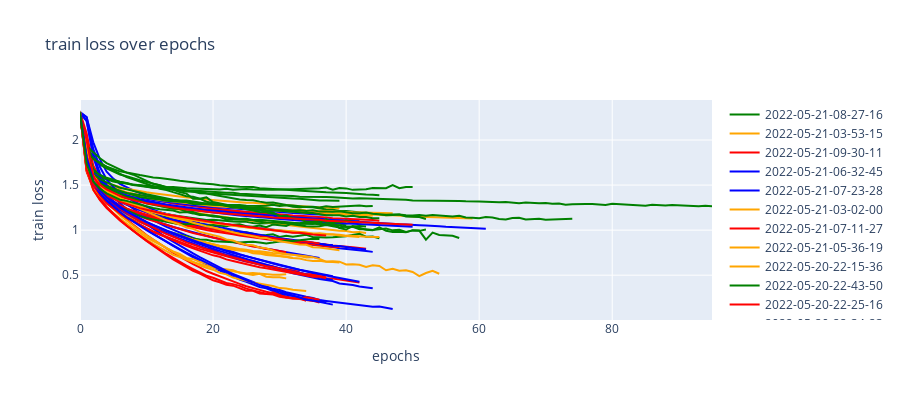
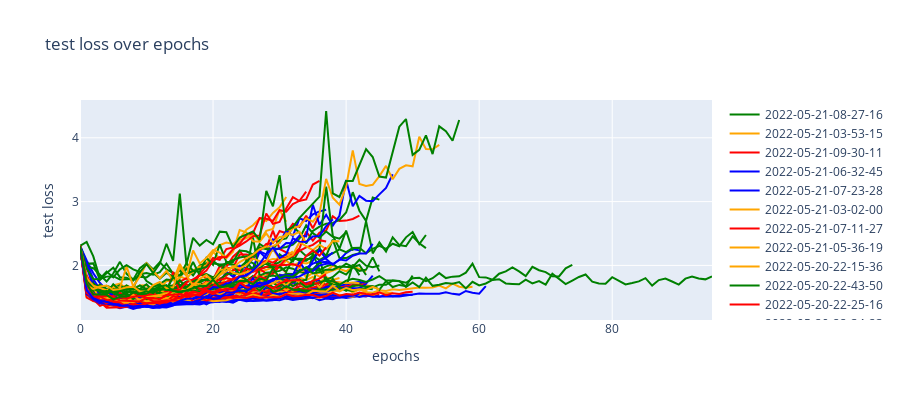
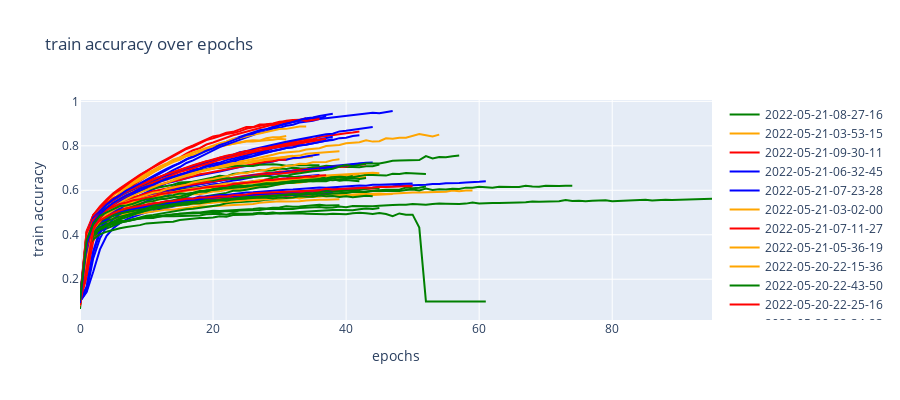
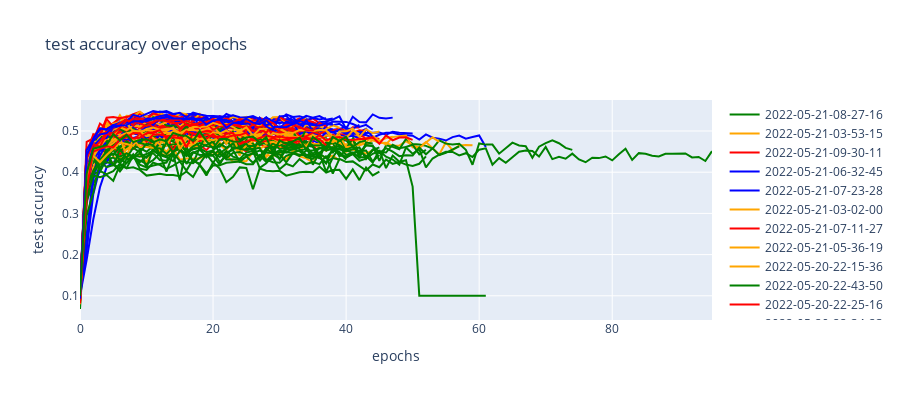

Here is the notebook cell these charts were saved with, in order:
### Markdown cell above
#### MLP metrics development

### Code cell
def show_training(df, variant, columns):
    if variant:
        df = df.loc[df["variant"]==variant]
    for col in columns:
        show_training_single_plot(df, variant, col)

    
def show_training_single_plot(df, variant, col):
    '''Visualize training of a single metric'''
    if variant:
        df = df.loc[df["variant"]==variant]
        
    color_dict = {0.2:"green", 0.1:"orange", 0.05:"red", 0.02:"blue"}
    df["color_lr"] = df["learning_rate"].apply(lambda x: color_dict[x])

    fig = go.Figure()
    # Add traces
    for name in set(df["name"]):
        fig.add_trace(go.Scatter(x=df[df["name"]==name]._step, 
                                 y=df[df["name"]==name][col], 
                                 mode='lines',
                                 marker_color= list(set(df[df["name"]==name]["color_lr"]))[0],
                                 name=name))
        
    fig.update_layout(title_text="{} over epochs".format(col), 
                      xaxis_title="epochs",
                      yaxis_title=col,
#                       hovermode="x unified",
                      height=400)

    fig.show()

show_training(df = pd.merge(df_history_summary, df_config_summary, left_on="name", right_on="name"), 
              variant = "MLP_SGD", 
              columns = ["train loss", "test loss", "train accuracy", "test accuracy", "top test accuracy"])
